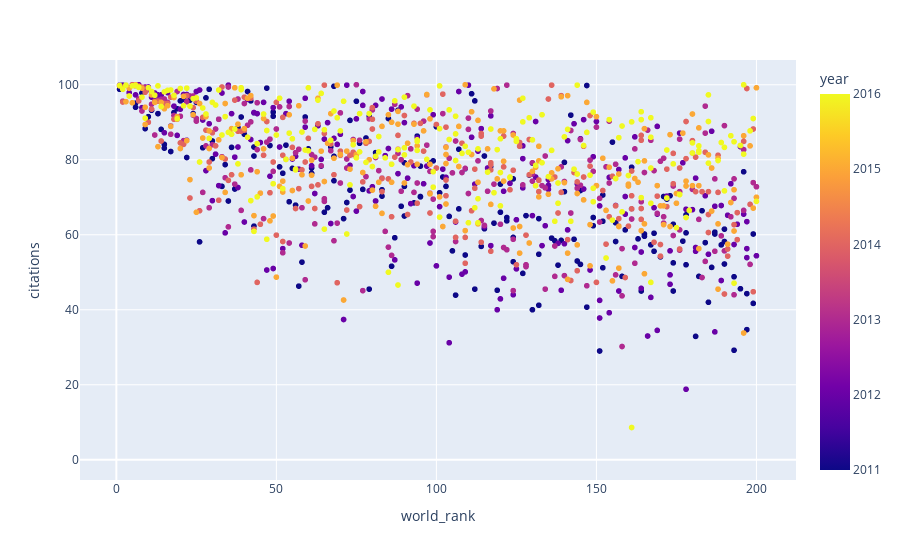

Here is the notebook cell this chart was saved with:
### Code cell
# plotly express way
configure_plotly_browser_state()
px.scatter(uni, x="world_rank", y="citations", color="year")

### Figure 1 — Plotly figure (JSON) as saved in the notebook; plotly's stock layout.template omitted (floating-point values rounded to 4 significant figures; data arrays with more than 128 entries replaced by an {"elided": "..."} marker saying what was removed)
{"data": [{"hovertemplate": "world_rank=%{x}<br>citations=%{y}<br>year=%{marker.color}<extra></extra>", "legendgroup": "", "marker": {"color": {"elided": "2603 int values"}, "coloraxis": "coloraxis", "symbol": "circle"}, "mode": "markers", "name": "", "showlegend": false, "x": {"elided": "2603 int values"}, "xaxis": "x", "y": {"elided": "2603 float values"}, "yaxis": "y", "type": "scattergl"}], "layout": {"xaxis": {"anchor": "y", "domain": [0, 1], "title": {"text": "world_rank"}}, "yaxis": {"anchor": "x", "domain": [0, 1], "title": {"text": "citations"}}, "coloraxis": {"colorbar": {"title": {"text": "year"}}, "colorscale": [[0, "#0d0887"], [0.1111, "#46039f"], [0.2222, "#7201a8"], [0.3333, "#9c179e"], [0.4444, "#bd3786"], [0.5556, "#d8576b"], [0.6667, "#ed7953"], [0.7778, "#fb9f3a"], [0.8889, "#fdca26"], [1, "#f0f921"]]}, "legend": {"tracegroupgap": 0}, "margin": {"t": 60}}}
